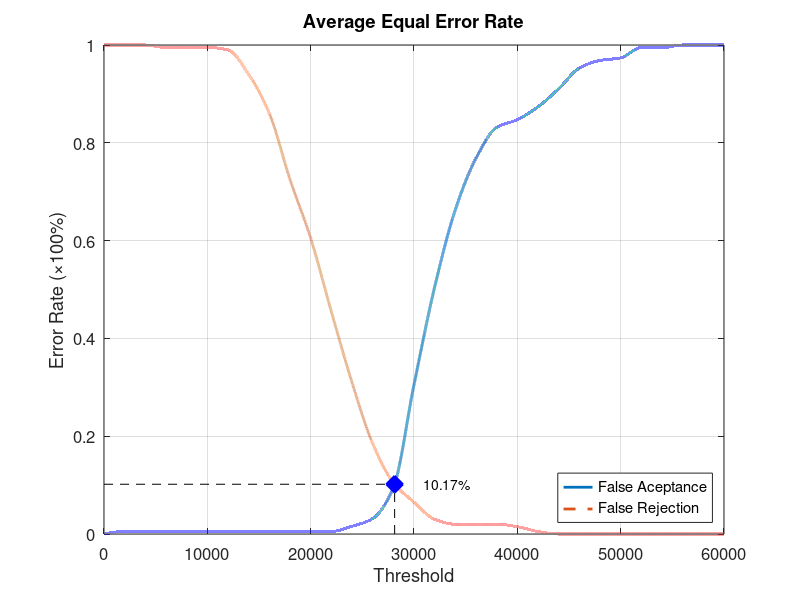
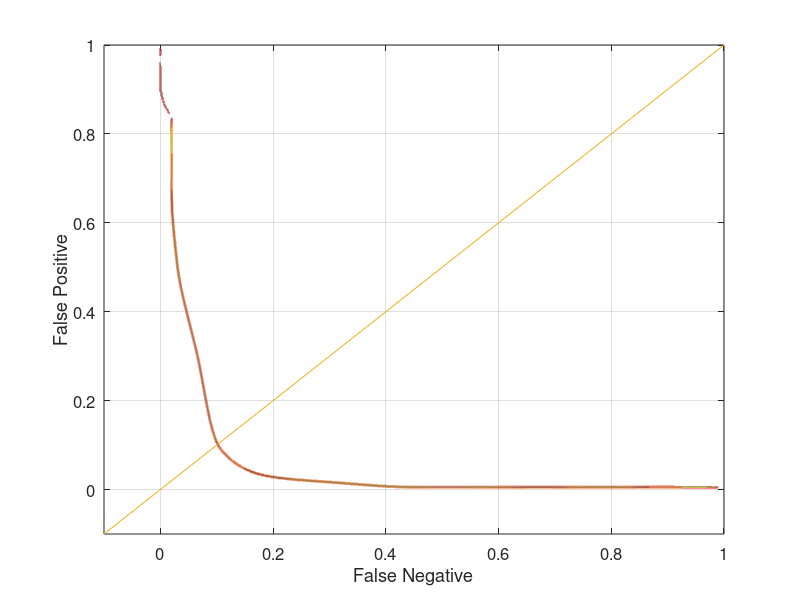

Write MATLAB code to recreate these figures, in order.
function yEER = Database5_3
close all;
clear;
clc;
x = 0:2000:60000;
xq = 0:0.5:60000;

y0 = [0 0.00526316 0.00526316 0.00526316 0.00526316 0.00526316 0.00526316 0.00526316 0.00526316 0.00526316 0.00526316 0.00526316 0.0157895 0.0315789 0.0947368 0.305263 0.505263 0.663158 0.768421 0.831579 0.847368 0.873684 0.910526 0.952632 0.968421 0.973684 0.994737 0.994737 1 1 1];
yy0 = interp1(x, y0, xq, 'pchip');
y1 = [1 1 1 0.995 0.995 0.995 0.99 0.94 0.86 0.725 0.605 0.455 0.31 0.185 0.105 0.065 0.03 0.02 0.02 0.02 0.015 0.005 0 0 0 0 0 0 0 0 0];
yy1 = interp1(x, y1, xq, 'pchip');

% Calculating EER: 
y2 = abs(y0 - y1);
find(y2 == min(y2))
yy2 = abs(yy0 - yy1);
xEER = find(yy2 == min(yy2));
xEERIndex = xq(xEER) % X-axis EER
yEER = yy0(xEER) % Y-axis EER

main = figure
plot(xq, yy0,'-','LineWidth', 2);	hold on
plot(xq, yy1,'--','LineWidth', 2);	hold on
plot([xEERIndex xEERIndex], [0 yEER], 'k--');	hold on
plot([0 xEERIndex], [yEER yEER], 'k--');	hold on
plot(xEERIndex, yEER, 'bx', 'LineWidth', 10);	hold on
text(xEERIndex + 10 * xEERIndex / 100, yEER, [num2str(round((10000 * yEER)) / 100) '%'])
legend('False Aceptance', 'False Rejection', 'Location', 'SouthEast')
xlabel('Threshold')
ylabel('Error Rate (\times100%)')
title('Average Equal Error Rate')
set(gca, 'FontSize', 12)
axis([0 60000 0 1])
grid on

print(main, 'Database5_3Main', '-dpng');
FNRxFPR = figure('Color', [1 1 1]);
plot(yy1, yy0, '-', yy1, yy0, 'LineWidth', 2);
hold on
y = -0.1:0.1:1
plot(y, y); 
set(gca, 'FontSize', 12)
xlabel('False Negative')
ylabel('False Positive')
axis([-0.1 1 -0.1 1])
set(gca, 'FontSize', 12)
grid on

print(FNRxFPR, 'Database5_3FNRxFPR','-dpng');
end
